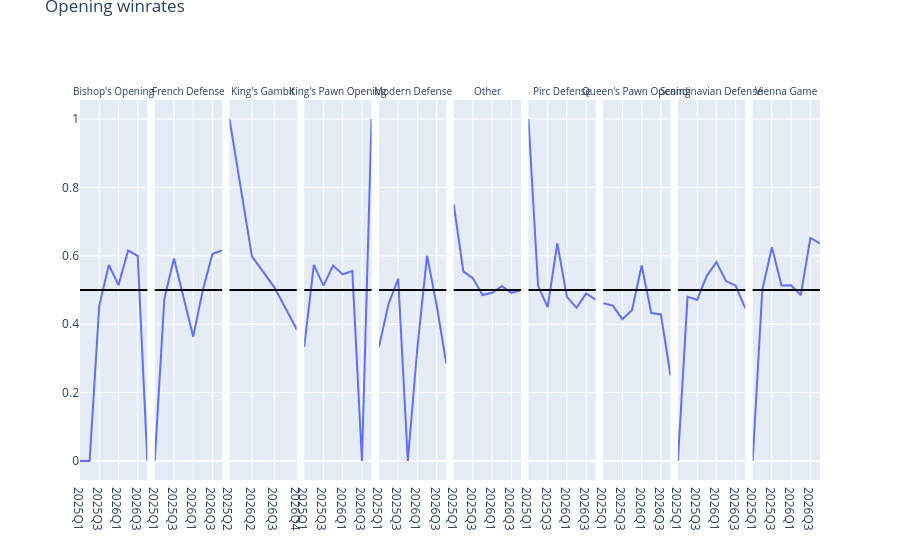

The notebook cell this image was saved under:
### Code cell
fig = make_subplots(
    rows=1,
    cols=len(winrate_by_opening_df["Opening_Group"].unique()),
    shared_yaxes=True,
    horizontal_spacing=0.01,
    subplot_titles = winrate_by_opening_df["Opening_Group"].unique(),
    font={"size":10}
)

i=1
for opening in winrate_by_opening_df["Opening_Group"].unique():

    temp_df = winrate_by_opening_df[winrate_by_opening_df["Opening_Group"] == opening]


    px_fig = px.line(data_frame=temp_df, x="EndDate", y="Winrate", labels="Opening")

    fig.add_trace(
        px_fig.data[0],
        row=1,
        col=i
    )
    fig.add_hline(
        y=0.5,
        line_dash="solid",
        line_color="black",
        row=1,
        col=i
    )

    i+=1

fig.update_layout(
    title=dict(text="Opening winrates", automargin=True)
)
fig.show()

### Figure 1 — Plotly figure (JSON) as saved in the notebook; plotly's stock layout.template omitted (floating-point values rounded to 4 significant figures)
{"data": [{"hovertemplate": "EndDate=%{x}<br>Winrate=%{y}<extra></extra>", "legendgroup": "", "line": {"color": "#636efa", "dash": "solid"}, "marker": {"symbol": "circle"}, "mode": "lines", "name": "", "orientation": "v", "showlegend": false, "x": ["2025Q1", "2025Q2", "2025Q3", "2025Q4", "2026Q1", "2026Q2", "2026Q3", "2026Q4"], "xaxis": "x", "y": [0.0, 0.0, 0.4545, 0.5732, 0.5143, 0.6154, 0.6, 0.0], "yaxis": "y", "type": "scatter"}, {"hovertemplate": "EndDate=%{x}<br>Winrate=%{y}<extra></extra>", "legendgroup": "", "line": {"color": "#636efa", "dash": "solid"}, "marker": {"symbol": "circle"}, "mode": "lines", "name": "", "orientation": "v", "showlegend": false, "x": ["2025Q1", "2025Q2", "2025Q3", "2025Q4", "2026Q1", "2026Q2", "2026Q3", "2026Q4"], "xaxis": "x2", "y": [0.0, 0.4754, 0.5923, 0.4762, 0.3636, 0.5, 0.6061, 0.6154], "yaxis": "y2", "type": "scatter"}, {"hovertemplate": "EndDate=%{x}<br>Winrate=%{y}<extra></extra>", "legendgroup": "", "line": {"color": "#636efa", "dash": "solid"}, "marker": {"symbol": "circle"}, "mode": "lines", "name": "", "orientation": "v", "showlegend": false, "x": ["2025Q2", "2026Q2", "2026Q3", "2026Q4"], "xaxis": "x3", "y": [1.0, 0.5985, 0.5079, 0.3846], "yaxis": "y3", "type": "scatter"}, {"hovertemplate": "EndDate=%{x}<br>Winrate=%{y}<extra></extra>", "legendgroup": "", "line": {"color": "#636efa", "dash": "solid"}, "marker": {"symbol": "circle"}, "mode": "lines", "name": "", "orientation": "v", "showlegend": false, "x": ["2025Q1", "2025Q2", "2025Q3", "2025Q4", "2026Q1", "2026Q2", "2026Q3", "2026Q4"], "xaxis": "x4", "y": [0.3333, 0.5736, 0.5127, 0.5714, 0.5455, 0.5556, 0.0, 1.0], "yaxis": "y4", "type": "scatter"}, {"hovertemplate": "EndDate=%{x}<br>Winrate=%{y}<extra></extra>", "legendgroup": "", "line": {"color": "#636efa", "dash": "solid"}, "marker": {"symbol": "circle"}, "mode": "lines", "name": "", "orientation": "v", "showlegend": false, "x": ["2025Q1", "2025Q2", "2025Q3", "2025Q4", "2026Q1", "2026Q2", "2026Q3", "2026Q4"], "xaxis": "x5", "y": [0.3333, 0.4595, 0.5333, 0.0, 0.3333, 0.6, 0.4545, 0.2857], "yaxis": "y5", "type": "scatter"}, {"hovertemplate": "EndDate=%{x}<br>Winrate=%{y}<extra></extra>", "legendgroup": "", "line": {"color": "#636efa", "dash": "solid"}, "marker": {"symbol": "circle"}, "mode": "lines", "name": "", "orientation": "v", "showlegend": false, "x": ["2025Q1", "2025Q2", "2025Q3", "2025Q4", "2026Q1", "2026Q2", "2026Q3", "2026Q4"], "xaxis": "x6", "y": [0.75, 0.5545, 0.5341, 0.4853, 0.4918, 0.5114, 0.4915, 0.5], "yaxis": "y6", "type": "scatter"}, {"hovertemplate": "EndDate=%{x}<br>Winrate=%{y}<extra></extra>", "legendgroup": "", "line": {"color": "#636efa", "dash": "solid"}, "marker": {"symbol": "circle"}, "mode": "lines", "name": "", "orientation": "v", "showlegend": false, "x": ["2025Q1", "2025Q2", "2025Q3", "2025Q4", "2026Q1", "2026Q2", "2026Q3", "2026Q4"], "xaxis": "x7", "y": [1.0, 0.5122, 0.45, 0.6364, 0.48, 0.4479, 0.49, 0.4717], "yaxis": "y7", "type": "scatter"}, {"hovertemplate": "EndDate=%{x}<br>Winrate=%{y}<extra></extra>", "legendgroup": "", "line": {"color": "#636efa", "dash": "solid"}, "marker": {"symbol": "circle"}, "mode": "lines", "name": "", "orientation": "v", "showlegend": false, "x": ["2025Q1", "2025Q2", "2025Q3", "2025Q4", "2026Q1", "2026Q2", "2026Q3", "2026Q4"], "xaxis": "x8", "y": [0.4615, 0.4545, 0.4146, 0.4419, 0.5714, 0.4324, 0.4286, 0.25], "yaxis": "y8", "type": "scatter"}, {"hovertemplate": "EndDate=%{x}<br>Winrate=%{y}<extra></extra>", "legendgroup": "", "line": {"color": "#636efa", "dash": "solid"}, "marker": {"symbol": "circle"}, "mode": "lines", "name": "", "orientation": "v", "showlegend": false, "x": ["2025Q1", "2025Q2", "2025Q3", "2025Q4", "2026Q1", "2026Q2", "2026Q3", "2026Q4"], "xaxis": "x9", "y": [0.0, 0.48, 0.4715, 0.5414, 0.5816, 0.526, 0.5128, 0.4464], "yaxis": "y9", "type": "scatter"}, {"hovertemplate": "EndDate=%{x}<br>Winrate=%{y}<extra></extra>", "legendgroup": "", "line": {"color": "#636efa", "dash": "solid"}, "marker": {"symbol": "circle"}, "mode": "lines", "name": "", "orientation": "v", "showlegend": false, "x": ["2025Q1", "2025Q2", "2025Q3", "2025Q4", "2026Q1", "2026Q2", "2026Q3", "2026Q4"], "xaxis": "x10", "y": [0.0, 0.5, 0.625, 0.5132, 0.5135, 0.4848, 0.6522, 0.6364], "yaxis": "y10", "type": "scatter"}], "layout": {"xaxis": {"anchor": "y", "domain": [0.0, 0.091]}, "yaxis": {"anchor": "x", "domain": [0.0, 1.0]}, "xaxis2": {"anchor": "y2", "domain": [0.101, 0.192]}, "yaxis2": {"anchor": "x2", "domain": [0.0, 1.0], "matches": "y", "showticklabels": false}, "xaxis3": {"anchor": "y3", "domain": [0.202, 0.293]}, "yaxis3": {"anchor": "x3", "domain": [0.0, 1.0], "matches": "y", "showticklabels": false}, "xaxis4": {"anchor": "y4", "domain": [0.303, 0.394]}, "yaxis4": {"anchor": "x4", "domain": [0.0, 1.0], "matches": "y", "showticklabels": false}, "xaxis5": {"anchor": "y5", "domain": [0.404, 0.495]}, "yaxis5": {"anchor": "x5", "domain": [0.0, 1.0], "matches": "y", "showticklabels": false}, "xaxis6": {"anchor": "y6", "domain": [0.505, 0.596]}, "yaxis6": {"anchor": "x6", "domain": [0.0, 1.0], "matches": "y", "showticklabels": false}, "xaxis7": {"anchor": "y7", "domain": [0.606, 0.697]}, "yaxis7": {"anchor": "x7", "domain": [0.0, 1.0], "matches": "y", "showticklabels": false}, "xaxis8": {"anchor": "y8", "domain": [0.707, 0.798]}, "yaxis8": {"anchor": "x8", "domain": [0.0, 1.0], "matches": "y", "showticklabels": false}, "xaxis9": {"anchor": "y9", "domain": [0.808, 0.899]}, "yaxis9": {"anchor": "x9", "domain": [0.0, 1.0], "matches": "y", "showticklabels": false}, "xaxis10": {"anchor": "y10", "domain": [0.909, 1.0]}, "yaxis10": {"anchor": "x10", "domain": [0.0, 1.0], "matches": "y", "showticklabels": false}, "annotations": [{"font": {"size": 10}, "showarrow": false, "text": "Bishop's Opening", "x": 0.0455, "xanchor": "center", "xref": "paper", "y": 1.0, "yanchor": "bottom", "yref": "paper"}, {"font": {"size": 10}, "showarrow": false, "text": "French Defense", "x": 0.1465, "xanchor": "center", "xref": "paper", "y": 1.0, "yanchor": "bottom", "yref": "paper"}, {"font": {"size": 10}, "showarrow": false, "text": "King's Gambit", "x": 0.2475, "xanchor": "center", "xref": "paper", "y": 1.0, "yanchor": "bottom", "yref": "paper"}, {"font": {"size": 10}, "showarrow": false, "text": "King's Pawn Opening", "x": 0.3485, "xanchor": "center", "xref": "paper", "y": 1.0, "yanchor": "bottom", "yref": "paper"}, {"font": {"size": 10}, "showarrow": false, "text": "Modern Defense", "x": 0.4495, "xanchor": "center", "xref": "paper", "y": 1.0, "yanchor": "bottom", "yref": "paper"}, {"font": {"size": 10}, "showarrow": false, "text": "Other", "x": 0.5505, "xanchor": "center", "xref": "paper", "y": 1.0, "yanchor": "bottom", "yref": "paper"}, {"font": {"size": 10}, "showarrow": false, "text": "Pirc Defense", "x": 0.6515, "xanchor": "center", "xref": "paper", "y": 1.0, "yanchor": "bottom", "yref": "paper"}, {"font": {"size": 10}, "showarrow": false, "text": "Queen's Pawn Opening", "x": 0.7525, "xanchor": "center", "xref": "paper", "y": 1.0, "yanchor": "bottom", "yref": "paper"}, {"font": {"size": 10}, "showarrow": false, "text": "Scandinavian Defense", "x": 0.8535, "xanchor": "center", "xref": "paper", "y": 1.0, "yanchor": "bottom", "yref": "paper"}, {"font": {"size": 10}, "showarrow": false, "text": "Vienna Game", "x": 0.9545, "xanchor": "center", "xref": "paper", "y": 1.0, "yanchor": "bottom", "yref": "paper"}], "shapes": [{"line": {"color": "black", "dash": "solid"}, "type": "line", "x0": 0, "x1": 1, "xref": "x domain", "y0": 0.5, "y1": 0.5, "yref": "y"}, {"line": {"color": "black", "dash": "solid"}, "type": "line", "x0": 0, "x1": 1, "xref": "x2 domain", "y0": 0.5, "y1": 0.5, "yref": "y2"}, {"line": {"color": "black", "dash": "solid"}, "type": "line", "x0": 0, "x1": 1, "xref": "x3 domain", "y0": 0.5, "y1": 0.5, "yref": "y3"}, {"line": {"color": "black", "dash": "solid"}, "type": "line", "x0": 0, "x1": 1, "xref": "x4 domain", "y0": 0.5, "y1": 0.5, "yref": "y4"}, {"line": {"color": "black", "dash": "solid"}, "type": "line", "x0": 0, "x1": 1, "xref": "x5 domain", "y0": 0.5, "y1": 0.5, "yref": "y5"}, {"line": {"color": "black", "dash": "solid"}, "type": "line", "x0": 0, "x1": 1, "xref": "x6 domain", "y0": 0.5, "y1": 0.5, "yref": "y6"}, {"line": {"color": "black", "dash": "solid"}, "type": "line", "x0": 0, "x1": 1, "xref": "x7 domain", "y0": 0.5, "y1": 0.5, "yref": "y7"}, {"line": {"color": "black", "dash": "solid"}, "type": "line", "x0": 0, "x1": 1, "xref": "x8 domain", "y0": 0.5, "y1": 0.5, "yref": "y8"}, {"line": {"color": "black", "dash": "solid"}, "type": "line", "x0": 0, "x1": 1, "xref": "x9 domain", "y0": 0.5, "y1": 0.5, "yref": "y9"}, {"line": {"color": "black", "dash": "solid"}, "type": "line", "x0": 0, "x1": 1, "xref": "x10 domain", "y0": 0.5, "y1": 0.5, "yref": "y10"}], "title": {"text": "Opening winrates", "automargin": true}}}
